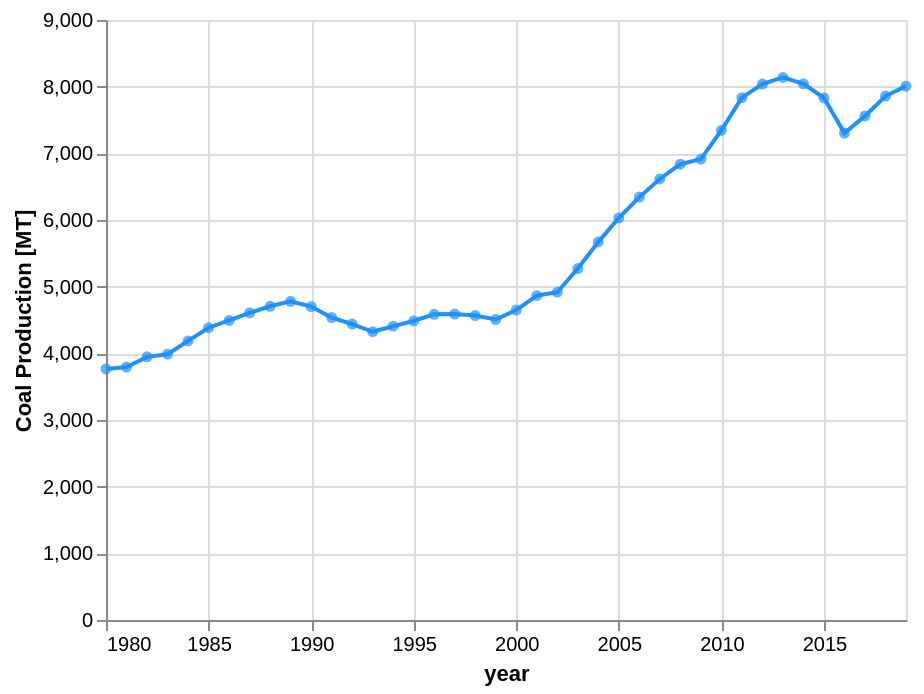

This figure's Vega-Lite source:
### Vega-Lite specification from a JSON file in a GitHub repository (floating-point values rounded to 4 significant figures)
{"config": {"view": {"continuousWidth": 400, "continuousHeight": 300}}, "layer": [{"mark": {"type": "line", "color": "dodgerblue"}, "encoding": {"tooltip": [{"type": "temporal", "field": "year", "format": "%Y", "title": "year"}, {"type": "nominal", "field": "MT", "format": ".2f"}], "x": {"type": "temporal", "field": "year", "timeUnit": "year", "title": "year"}, "y": {"type": "quantitative", "field": "MT", "title": "Coal Production [MT]"}}}, {"mark": {"type": "point", "color": "dodgerblue", "filled": true}, "encoding": {"tooltip": [{"type": "temporal", "field": "year", "format": "%Y", "title": "year"}, {"type": "nominal", "field": "MT", "format": ".2f"}], "x": {"type": "temporal", "field": "year", "timeUnit": "year", "title": "year"}, "y": {"type": "quantitative", "field": "MT", "title": "Coal Production [MT]"}}}], "data": {"values": [{"year": "1980-01-01T00:00:00", "MT": 3766.0}, {"year": "1981-01-01T00:00:00", "MT": 3795.0}, {"year": "1982-01-01T00:00:00", "MT": 3947.0}, {"year": "1983-01-01T00:00:00", "MT": 3986.0}, {"year": "1984-01-01T00:00:00", "MT": 4187.0}, {"year": "1985-01-01T00:00:00", "MT": 4384.0}, {"year": "1986-01-01T00:00:00", "MT": 4494.0}, {"year": "1987-01-01T00:00:00", "MT": 4606.0}, {"year": "1988-01-01T00:00:00", "MT": 4706.0}, {"year": "1989-01-01T00:00:00", "MT": 4780.0}, {"year": "1990-01-01T00:00:00", "MT": 4702.0}, {"year": "1991-01-01T00:00:00", "MT": 4537.0}, {"year": "1992-01-01T00:00:00", "MT": 4440.0}, {"year": "1993-01-01T00:00:00", "MT": 4324.0}, {"year": "1994-01-01T00:00:00", "MT": 4407.0}, {"year": "1995-01-01T00:00:00", "MT": 4486.0}, {"year": "1996-01-01T00:00:00", "MT": 4586.0}, {"year": "1997-01-01T00:00:00", "MT": 4590.0}, {"year": "1998-01-01T00:00:00", "MT": 4567.0}, {"year": "1999-01-01T00:00:00", "MT": 4507.0}, {"year": "2000-01-01T00:00:00", "MT": 4649.0}, {"year": "2001-01-01T00:00:00", "MT": 4866.0}, {"year": "2002-01-01T00:00:00", "MT": 4917.0}, {"year": "2003-01-01T00:00:00", "MT": 5272.0}, {"year": "2004-01-01T00:00:00", "MT": 5671.0}, {"year": "2005-01-01T00:00:00", "MT": 6032.0}, {"year": "2006-01-01T00:00:00", "MT": 6344.0}, {"year": "2007-01-01T00:00:00", "MT": 6615.0}, {"year": "2008-01-01T00:00:00", "MT": 6837.0}, {"year": "2009-01-01T00:00:00", "MT": 6914.0}, {"year": "2010-01-01T00:00:00", "MT": 7346.0}, {"year": "2011-01-01T00:00:00", "MT": 7836.0}, {"year": "2012-01-01T00:00:00", "MT": 8040.0}, {"year": "2013-01-01T00:00:00", "MT": 8139.0}, {"year": "2014-01-01T00:00:00", "MT": 8043.0}, {"year": "2015-01-01T00:00:00", "MT": 7831.0}, {"year": "2016-01-01T00:00:00", "MT": 7304.0}, {"year": "2017-01-01T00:00:00", "MT": 7560.0}, {"year": "2018-01-01T00:00:00", "MT": 7859.0}, {"year": "2019-01-01T00:00:00", "MT": 8008.0}]}, "$schema": "https://vega.github.io/schema/vega-lite/v5.json"}
